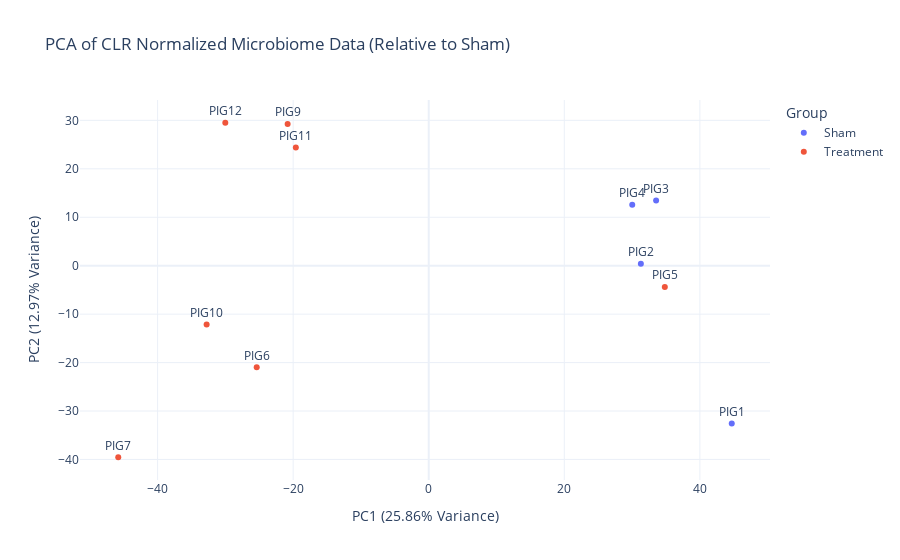

The notebook cell saved with this chart:
### Markdown cell above
There seems to be maybe be something here. Let's move to a 2D plot

### 2D plot

### Code cell
import plotly.express as px
import pandas as pd
from sklearn.decomposition import PCA

# Load CLR-normalized dataset (excluding PIG8)
clr_sham_normalised_df = pd.read_csv("./data/outputs/microbiome/simplified_microbiome_clr_sham_normalised.csv")

# Define abundance columns excluding taxonomy metadata and PIG8
abundance_columns = [col for col in clr_sham_normalised_df.columns if col not in ['Kingdom', 'Phylum', 'Class', 'Order', 'Family', 'Genus', 'PIG8']]

# Perform PCA
pca = PCA(n_components=3)
pca_result = pca.fit_transform(clr_sham_normalised_df[abundance_columns].T)  # Transpose so samples are rows

# Create a DataFrame for PCA results
pca_df = pd.DataFrame(pca_result, columns=['PC1', 'PC2', 'PC3'], index=abundance_columns)

# Add sample groups for visualization (Sham: PIG1-4, Treatment: PIG5-12)
pca_df['Group'] = ['Sham' if 'PIG' in sample and int(sample.replace("PIG", "")) <= 4 else 'Treatment' for sample in abundance_columns]

# Create interactive 2D PCA scatter plot (PC1 vs PC2)
fig = px.scatter(
    pca_df, x='PC1', y='PC2', color='Group', text=pca_df.index,
    title="PCA of CLR Normalized Microbiome Data (Relative to Sham)",
    labels={'PC1': f"PC1 ({pca.explained_variance_ratio_[0]*100:.2f}% Variance)",
            'PC2': f"PC2 ({pca.explained_variance_ratio_[1]*100:.2f}% Variance)"},
    template="plotly_white"
)

fig.update_traces(textposition='top center')
fig.show()
fig.write_html("./data/outputs/microbiome/pca2d_clr_sham_normalized.html")

#Plot in 3d
fig = px.scatter_3d(
    pca_df,
    x='PC1',
    y='PC2',
    z='PC3',
    color='Group',
    title="PCA of Microbiome Data (PC1 vs. PC2 vs. PC3)",
    labels={'PC1': f"PC1 ({pca.explained_variance_ratio_[0]*100:.2f}% Variance)",
            'PC2': f"PC2 ({pca.explained_variance_ratio_[1]*100:.2f}% Variance)",
            'PC3': f"PC3 ({pca.explained_variance_ratio_[2]*100:.2f}% Variance)"},
    template="plotly_white"
)

fig.show()

fig.write_html("./data/outputs/microbiome/PCA_3D_plotly.html")

### Figure 1 — Plotly figure (JSON) as saved in the notebook; plotly's stock layout.template omitted (floating-point values rounded to 4 significant figures)
{"data": [{"hovertemplate": "Group=Sham<br>PC1 (25.86% Variance)=%{x}<br>PC2 (12.97% Variance)=%{y}<br>index=%{text}<extra></extra>", "legendgroup": "Sham", "marker": {"color": "#636efa", "symbol": "circle"}, "mode": "markers+text", "name": "Sham", "orientation": "v", "showlegend": true, "text": ["PIG1", "PIG2", "PIG3", "PIG4"], "textposition": "top center", "type": "scatter", "x": [44.7, 31.29, 33.54, 30.02], "xaxis": "x", "y": [-32.58, 0.4101, 13.46, 12.58], "yaxis": "y"}, {"hovertemplate": "Group=Treatment<br>PC1 (25.86% Variance)=%{x}<br>PC2 (12.97% Variance)=%{y}<br>index=%{text}<extra></extra>", "legendgroup": "Treatment", "marker": {"color": "#EF553B", "symbol": "circle"}, "mode": "markers+text", "name": "Treatment", "orientation": "v", "showlegend": true, "text": ["PIG5", "PIG6", "PIG7", "PIG9", "PIG10", "PIG11", "PIG12"], "textposition": "top center", "type": "scatter", "x": [34.83, -25.38, -45.81, -20.82, -32.77, -19.61, -30.01], "xaxis": "x", "y": [-4.398, -20.97, -39.54, 29.25, -12.13, 24.42, 29.51], "yaxis": "y"}], "layout": {"legend": {"title": {"text": "Group"}, "tracegroupgap": 0}, "title": {"text": "PCA of CLR Normalized Microbiome Data (Relative to Sham)"}, "xaxis": {"anchor": "y", "domain": [0, 1], "title": {"text": "PC1 (25.86% Variance)"}}, "yaxis": {"anchor": "x", "domain": [0, 1], "title": {"text": "PC2 (12.97% Variance)"}}}}
